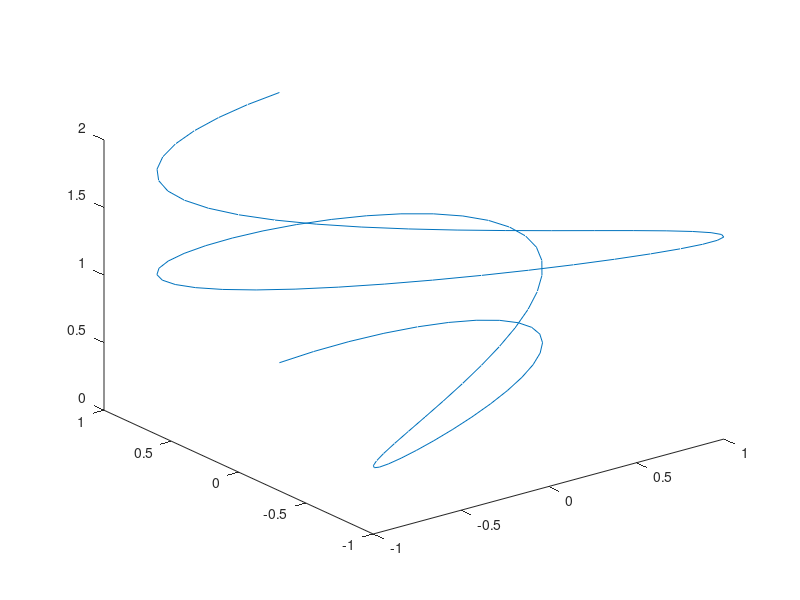
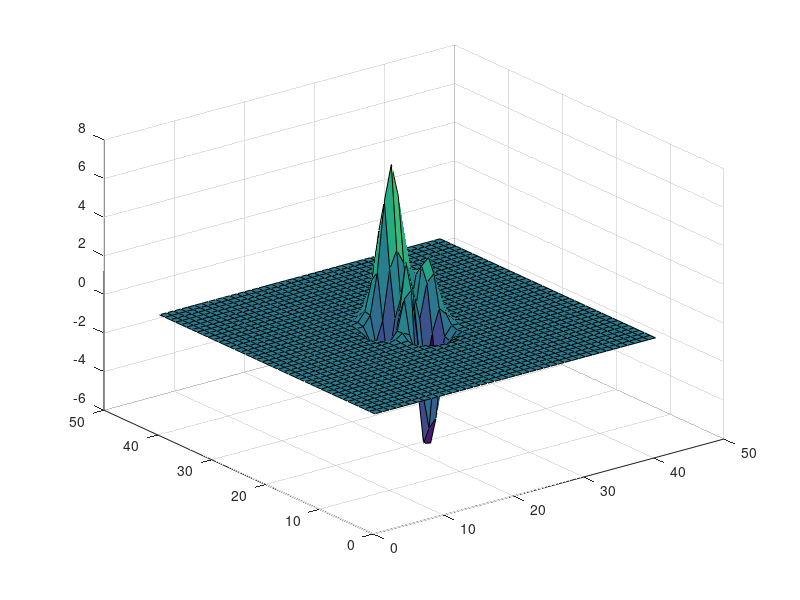
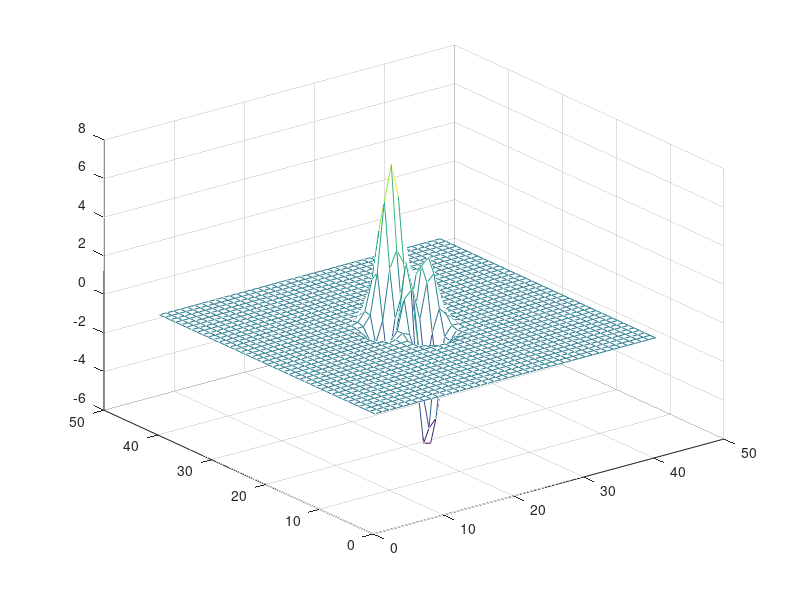

Write MATLAB code to recreate these figures, in order.
% 3D plotting is much the same

% A parametric style plot
t = linspace(0,2);
x = sin(3*pi*t);
y = cos(2*pi*t);
z = t;

figure;
plot3(x,y,z);

% We can also make surface
%  (mesh, etc.) type plots
[X,Y] = meshgrid([-10:.5:10],[-10:.5:10]);
Z = peaks(X,Y);

figure; surf(Z);
figure; mesh(Z);
